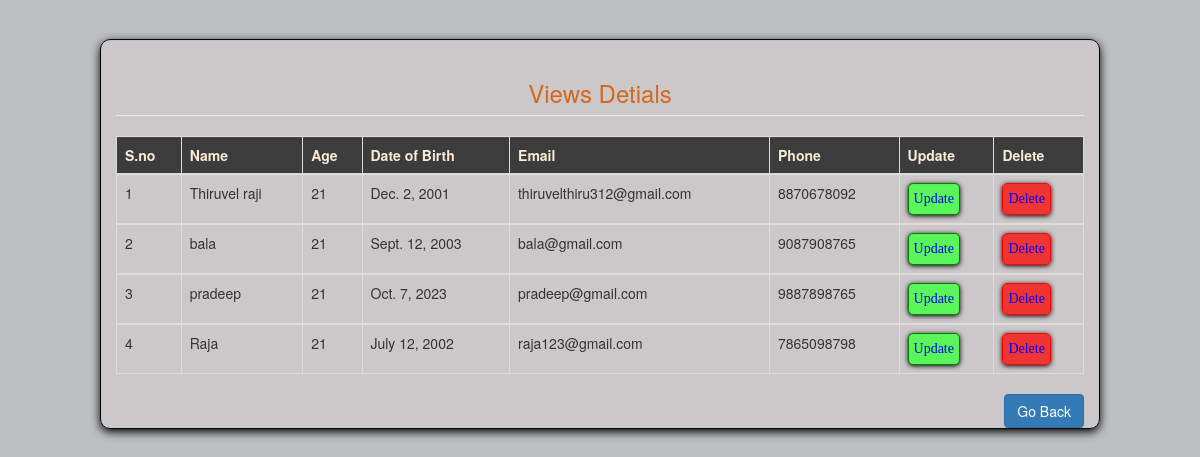
Screenshot of /detials/ with the database file from the repository.
### crubapp/models.py (models this page shows)
class Datas(models.Model):
    name = models.CharField(default="",max_length=20)
    age = models.IntegerField(default="")
    dob = models.DateField(default="")
    email = models.CharField(default="",max_length=50)
    phone_no = models.IntegerField(default="")

### crubapp/views.py (the view)
# urls.py: path('detials/',views.detials),
def detials(request):
        mydata= Datas.objects.all()
        return render (request,'detials.html',{'datas':mydata})

### template/detials.html (shortened to what this page needs)
<!DOCTYPE html>
<html lang="en">
<head>{% load static%}
  <link rel="stylesheet" href="{% static 'css/detials.css'%}">
  <link rel="stylesheet" href="{% static 'bootstrap/css/bootstrap.min.css'%}">
</head>
<body>
    <div class="con col-md-6">
        <h3 class="page-header text-center">Views Detials</h3>
        <table class="table table-bordered">
          <thead>
            <tr>
              <th>S.no </th>
              <th>Name</th>
              <th>Age</th>
              <th>Date of Birth</th>
              <th>Email</th>
              <th>Phone</th>
              <th>Update</th>
              <th>Delete</th>
            </tr>
          </thead>
          <tbody>
            {% for data in datas %}
            <tr>
                <td>{{forloop.counter}}</td>
                <td>{{data.name}}</td>
                <td>{{data.age}}</td>
                <td>{{data.dob}}</td>
                <td>{{data.email}}</td>
                <td>{{data.phone_no}}</td>
                <td>
                  <div class="update"><button>
                    <a href="/update{{data.id}}">Update</a></button>
                  </div>
                </td>
                <td>
                  <div class="delete"><button>
                    <a href="/delete{{data.id}}">Delete</a></button>
                  </div>
                </td>
            </tr>
          </tbody>
          {% endfor %}
        </table><div class="pull-right">
        <a href="/addData"><input type="submit" value="Go Back" class="btn btn-primary center"></a></div>
    </div>
</body>
</html>

### static/css/detials.css (style rules this page uses)
body { background-color:rgb(119, 166, 253); }
h3 { color: chocolate; }
th { background-color:darkgrey; color: antiquewhite; }
.con { width: 1000px; background-color:rgb(61, 60, 60); border: 1px solid black; border-radius: 10px; box-shadow: 0 3px 10px black; left: 50%; top: 50%; transform:translate(-50%,10%); }
button { border-radius: 5px; box-shadow: 0 1px 5px black; font-size: 14px; margin: 5px 0; padding:5px; }
.update button { border: 1px solid green; }
.update button { background-color:rgb(90, 245, 90); cursor: pointer; font-family: 'Times New Roman', Times, serif; }
.delete button { border: 1px solid red; }
.delete button { background-color:rgba(252, 5, 5, 0.753); cursor: pointer; font-family: 'Times New Roman', Times, serif; }

### template/detials.html (style rules this page uses)
th { color: antiquewhite; background-color: rgb(61, 60, 60); }
body { background-color:rgb(189, 191, 194); }
h3 { color: chocolate; }
.con { background-color:rgba(218, 209, 209, 0.521) ; width: 1000px; }
a:link { color: blue; text-decoration: none; }

### rows the page displays
Datas: name "Thiruvel raji", age "21", dob "Dec. 2, 2001", email "thiruvelthiru312@gmail.com", phone_no "8870678092"
Datas: name "bala", age "21", dob "Sept. 12, 2003", email "bala@gmail.com", phone_no "9087908765"
Datas: name "pradeep", age "21", dob "Oct. 7, 2023", email "pradeep@gmail.com", phone_no "9887898765"
Datas: name "Raja", age "21", dob "July 12, 2002", email "raja123@gmail.com", phone_no "7865098798"
